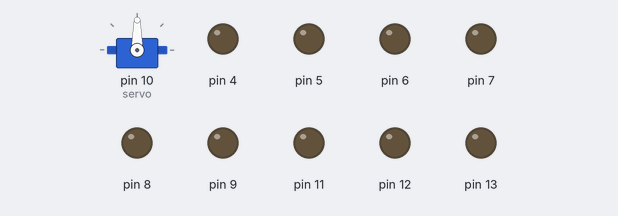
A sketch run on a simulated Arduino Uno, built with avr-gcc and run on an emulated ATmega328P. Parts: servo, output pins drawn as LEDs (lit = HIGH).

Above: at 0.15 s.
At 1.05 s:
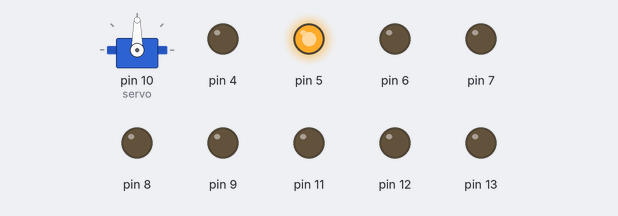
At 1.7 s:
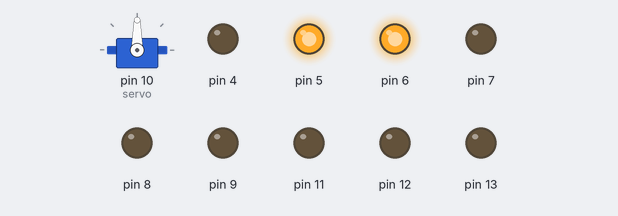
At 2.8 s:
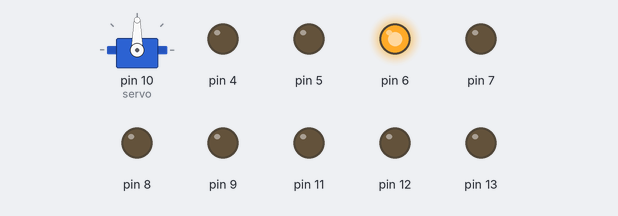
At 3.7 s:
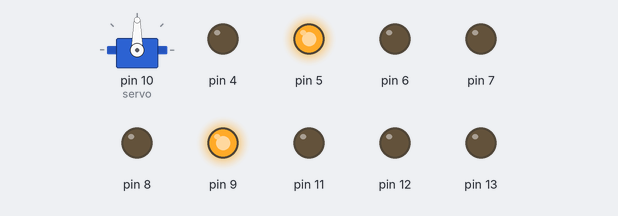
At 4.4 s:
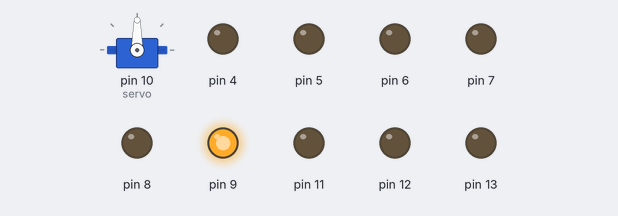
Timing chart, 0 to 5.2 s (numbered marks = the images above):
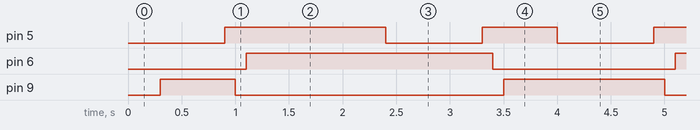

Measured:
- by itself, pin 5: repeats every 4.0 s: LOW 0.90 s, HIGH 0.70 s, LOW 0.90 s, HIGH 1.5 s
- by itself, pin 6: alternates HIGH for 2.3 s and LOW for 1.7 s
- by itself, pin 9: repeats every 4.0 s: LOW 2.5 s, HIGH 1.5 s

The sketch:

functionality_test.ino
```cpp
//----------------------------------------
// Arduino-Car
//
// Author: Adrian T
// Created:     August 17, 2022
// Updated:     August 17,2022
//
// Description: One at a time, this program will test
//              all the functionality of the car.
//
//----------------------------------------

#include <Servo.h>      // If using VScode with the Arduino Extension, Ignore this error message.

#define DELAY 400
Servo servo;

struct Motor {
    // The motor struct is a readable way for
    // me to interact with each individual motor.

    int pin1;       // The pins needed to send signals between the Arduino
    int pin2;       // to the L293D Quadruple Half-H Drivers inputs.

    void stop() {
        digitalWrite(pin1, LOW);
        digitalWrite(pin2, LOW);
        delay(100);
    }

    void move_forward() {
        digitalWrite(pin2, LOW);
        delay(100);
        digitalWrite(pin1, HIGH);
        delay(100);
    }

    void move_backward() {
        digitalWrite(pin1, LOW);
        delay(100);
        digitalWrite(pin2, HIGH);
        delay(100);
    }
};

struct RearWheelServo {
    // The servo has a wheel attached to it.
    // The servo is used for steering.

    Servo servo;

    void straight() {
        // Centers the servo.
        // Which makes the car move straight.

        servo.write(90);
    }

    void turn_left() {
        // Turns the servo counter clockwise
        // until it's at a 135 degree angle.

        servo.write(135);
    }

    void turn_right() {
        // Turns the servo clockwise
        // until it's at a 45 degree angle.

        servo.write(45);
    }

    void sharp_turn_left() {
        // Turns the servo counter clockwise
        // until it's at a 180 degree angle.

        servo.write(180);
    }

    void sharp_turn_right() {
        // Turns the servo clockwise
        // until it's at a 0 degree angle.

        servo.write(0);
    }
};

struct Car {
    // The car struct is a readable way for me
    // to control all functionality of the car.

    ////////////////////
    // Car Components //
    ////////////////////

    Motor right_motor;
    Motor left_motor;
    RearWheelServo rear_wheel;

    ///////////////////////
    // Car Functionality //
    ///////////////////////

    void stop() {
        rear_wheel.straight();
        right_motor.stop();
        left_motor.stop();
    }

    void move_forward() {
        right_motor.move_forward();
        left_motor.move_forward();
    }

    void move_backward() {
        right_motor.move_backward();
        left_motor.move_backward();
    }

    void turn_straight() {
        rear_wheel.straight();
    }

    void turn_left() {
        rear_wheel.turn_left();
    }

    void turn_right() {
        rear_wheel.turn_right();
    }

    void sharp_turn_left() {
        rear_wheel.sharp_turn_left();
        right_motor.move_forward();
        left_motor.move_backward();
    }

    void sharp_turn_right() {
        rear_wheel.sharp_turn_right();
        right_motor.move_backward();
        left_motor.move_forward();
    }
};

void setup() {
    for(int pin = 4; pin <= 13; pin++) {
        pinMode(pin, OUTPUT);
    }

    servo.attach(10);
}

void loop() {
    Car car = {
        {3, 5},
        {9, 6},
    };

    car.move_forward();
    delay(DELAY);
    car.move_backward();
    delay(DELAY);
    car.turn_left();
    delay(DELAY);
    car.turn_right();
    delay(DELAY);
    car.sharp_turn_left();
    delay(DELAY);
    car.sharp_turn_right();
    delay(DELAY);
}
```
